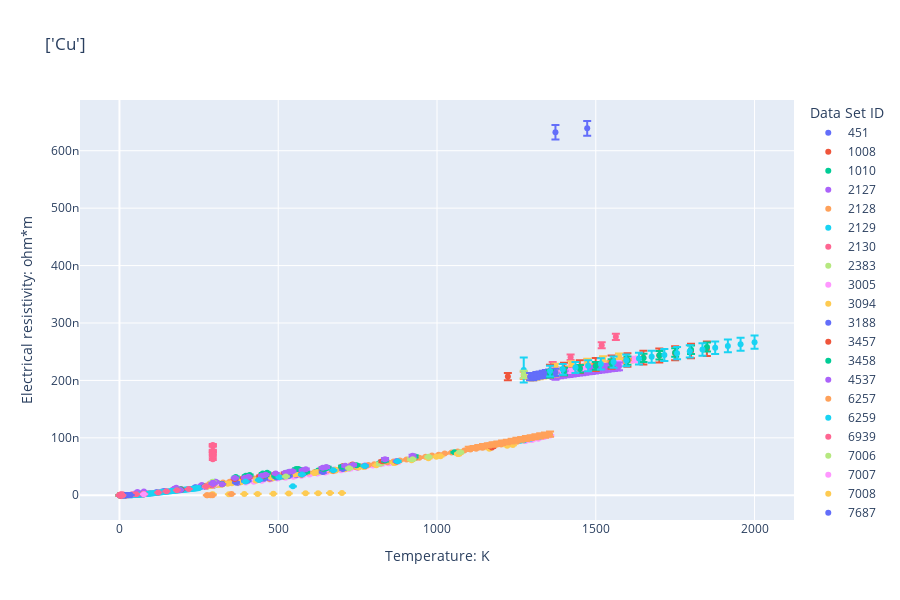

Notebook cell for this chart:
### Code cell
import plotly.express as px
import math

x = []
y = []

n = 0
for a, b, c in zip(df['Representation'], df['State'], df[f'{y_lab}: {des_un_prop}']):
    if (a != rep) and (rep != False): # drops all data points which don't have wanted represenation
        df = df.drop(df.index[n], axis = 0)
        n -= 1
    elif (b != [state]) and (state != False): # drops all points which don't have the wanted state
        df = df.drop(df.index[n], axis = 0)
        n -= 1
    elif math.isnan(c): # drops all data points which have a None value in the property
        df = df.drop(df.index[n], axis = 0)
        n -= 1
    n += 1

if show_uncertainty: # plots graph with uncertainty
    fig = px.scatter(df, x=f'{x_lab}: {des_un_var}',y=f'{y_lab}: {des_un_prop}', title=str(compound), color='Data Set ID', hover_data=[df['Ref Temp'], df.State, df.Representation, df.Method, df.Description, df.Year], error_y='Uncertainty', height=600)
else: # plots graph without uncertainty
    fig = px.scatter(df, x=f'{x_lab}: {des_un_var}',y=f'{y_lab}: {des_un_prop}', title=str(compound), color='Data Set ID', hover_data=[df['Ref Temp'], df.State, df.Representation, df.Method, df.Description, df.Year], height=600)

fig.show()

pd.set_option('display.max_rows', None) # lists full dataframe for plotted data below for verification
df
